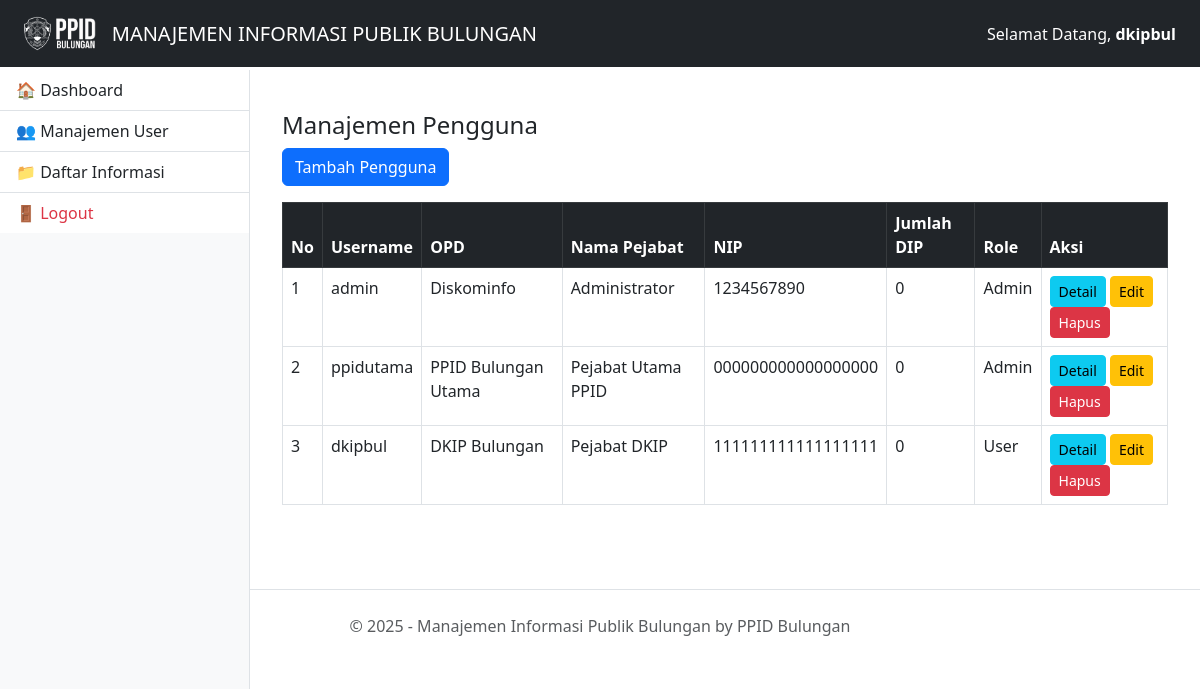
Page /admin/manage_users.php (signed in) on the committed database.
### tables this page shows
CREATE TABLE `users` (
  `id` int(11) NOT NULL,
  `username` varchar(50) NOT NULL,
  `password` varchar(255) NOT NULL,
  `opd` varchar(100) NOT NULL,
  `nama_pejabat` varchar(100) NOT NULL,
  `nip` varchar(30) NOT NULL,
  `role` enum('admin','user') DEFAULT 'user',
  `created_at` timestamp NOT NULL DEFAULT current_timestamp()
);

### admin/manage_users.php (the view)
<?php
require_once '../config/config.php';
require_once '../includes/header.php';
require_once '../includes/sidebar.php';
$query = $pdo->query("
    SELECT users.*,
        (SELECT COUNT(*) FROM informasi WHERE informasi.user_id = users.id) AS jumlah_file
    FROM users
");
$users = $query->fetchAll(PDO::FETCH_ASSOC);
?>
<div class="container mt-4">
    <h4>Manajemen Pengguna</h4>
    <a href="tambah_user.php" class="btn btn-primary mb-3">Tambah Pengguna</a>
    <div class="table-responsive">
        <table class="table table-bordered table-hover">
            <thead class="table-dark">
                <tr>
                    <th>No</th>
                    <th>Username</th>
                    <th>OPD</th>
                    <th>Nama Pejabat</th>
                    <th>NIP</th>
                    <th>Jumlah DIP</th>
                    <th>Role</th>
                    <th>Aksi</th>
                </tr>
            </thead>
            <tbody>
                <?php foreach ($users as $i => $user): ?>
                    <tr>
                        <td><?= $i + 1 ?></td>
                        <td><?= htmlspecialchars($user['username']) ?></td>
                        <td><?= htmlspecialchars($user['opd']) ?></td>
                        <td><?= htmlspecialchars($user['nama_pejabat']) ?></td>
                        <td><?= htmlspecialchars($user['nip']) ?></td>
                        <td><?= $user['jumlah_file'] ?></td>
                        <td><?= ucfirst($user['role']) ?></td>
                        <td>
                            <a href="detail_user.php?id=<?= $user['id'] ?>" class="btn btn-info btn-sm">Detail</a>
                            <a href="edit_user.php?id=<?= $user['id'] ?>" class="btn btn-warning btn-sm">Edit</a>
                            <a href="hapus_user.php?id=<?= $user['id'] ?>" class="btn btn-danger btn-sm" onclick="return confirm('Yakin ingin menghapus user ini?')">Hapus</a>
                        </td>
                    </tr>
                <?php endforeach ?>
            </tbody>
        </table>
    </div>
</div>
<?php require_once '../includes/footer.php'; ?>

### rows in the picture
users: username "admin", opd "Diskominfo", nama_pejabat "Administrator", nip "1234567890", jumlah_file "0", role "Admin"
users: username "ppidutama", opd "PPID Bulungan Utama", nama_pejabat "Pejabat Utama PPID", nip "000000000000000000", jumlah_file "0", role "Admin"
users: username "dkipbul", opd "DKIP Bulungan", nama_pejabat "Pejabat DKIP", nip "111111111111111111", jumlah_file "0", role "User"

### other values in the picture
$_SESSION['username'] "dkipbul"
